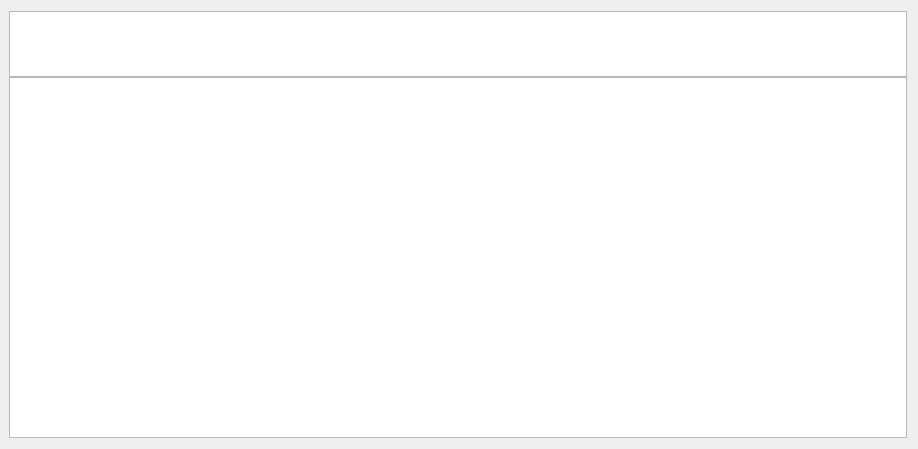
<?xml version="1.0" encoding="UTF-8"?>
<ui version="4.0">
 <class>Form</class>
 <widget class="QWidget" name="Form">
  <property name="geometry">
   <rect>
    <x>0</x>
    <y>0</y>
    <width>918</width>
    <height>449</height>
   </rect>
  </property>
  <property name="windowTitle">
   <string>Form</string>
  </property>
  <layout class="QHBoxLayout" name="horizontalLayout">
   <property name="leftMargin">
    <number>9</number>
   </property>
   <item>
    <layout class="QVBoxLayout" name="verticalLayout">
     <property name="spacing">
      <number>0</number>
     </property>
     <item>
      <widget class="PauseTableWidget" name="titleTable">
       <property name="sizePolicy">
        <sizepolicy hsizetype="Expanding" vsizetype="Fixed">
         <horstretch>0</horstretch>
         <verstretch>0</verstretch>
        </sizepolicy>
       </property>
       <property name="maximumSize">
        <size>
         <width>16777214</width>
         <height>66</height>
        </size>
       </property>
       <property name="verticalScrollBarPolicy">
        <enum>Qt::ScrollBarAlwaysOff</enum>
       </property>
       <property name="horizontalScrollBarPolicy">
        <enum>Qt::ScrollBarAlwaysOff</enum>
       </property>
       <attribute name="horizontalHeaderVisible">
        <bool>true</bool>
       </attribute>
       <attribute name="verticalHeaderVisible">
        <bool>false</bool>
       </attribute>
       <attribute name="verticalHeaderStretchLastSection">
        <bool>true</bool>
       </attribute>
      </widget>
     </item>
     <item>
      <widget class="PauseTableWidget" name="dataTable">
       <attribute name="horizontalHeaderVisible">
        <bool>false</bool>
       </attribute>
       <attribute name="verticalHeaderVisible">
        <bool>false</bool>
       </attribute>
      </widget>
     </item>
    </layout>
   </item>
  </layout>
 </widget>
 <customwidgets>
  <customwidget>
   <class>PauseTableWidget</class>
   <extends>QTableWidget</extends>
   <header>ui_component/ui_module/table_module</header>
  </customwidget>
 </customwidgets>
 <resources/>
 <connections/>
</ui>
